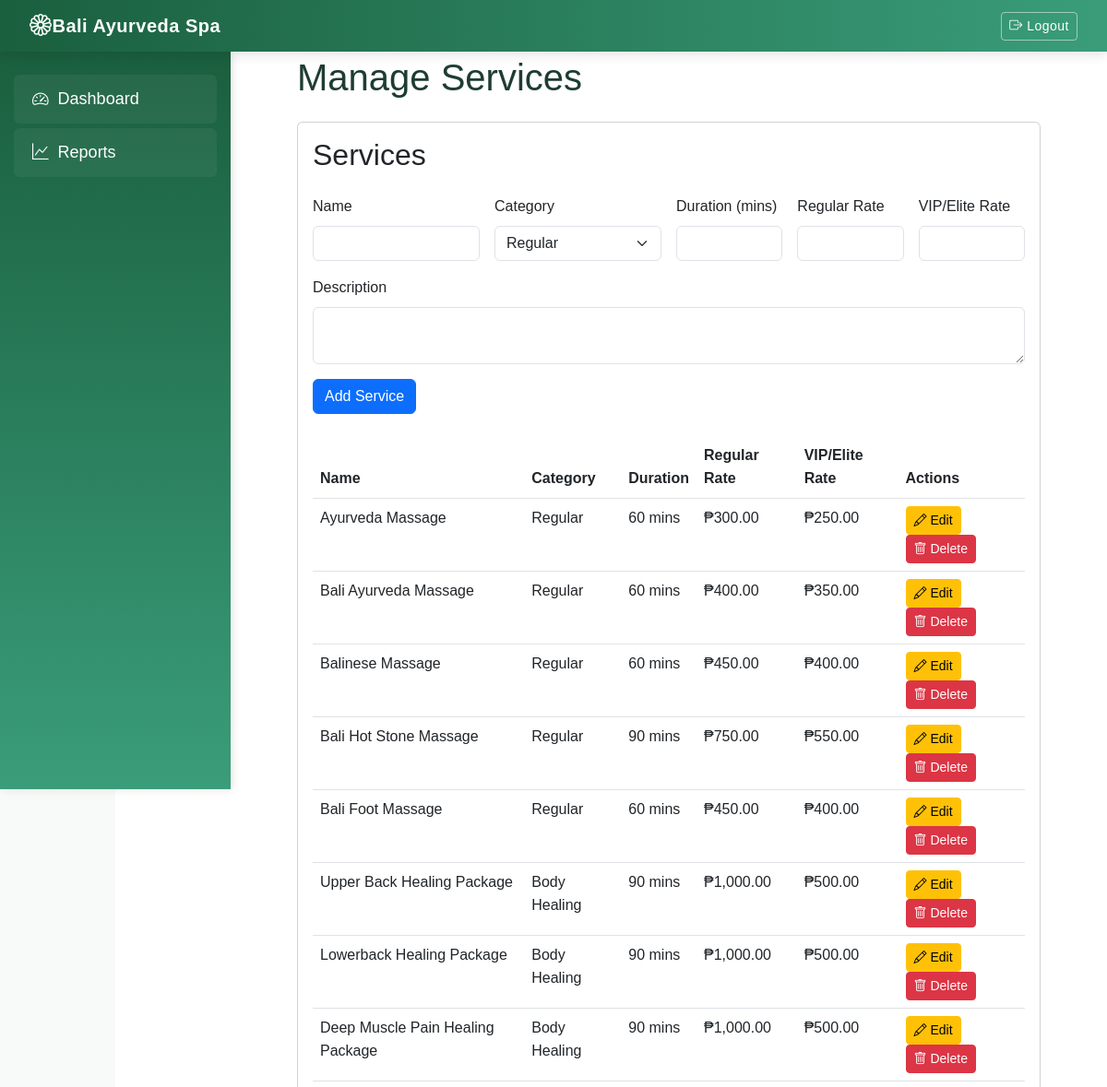
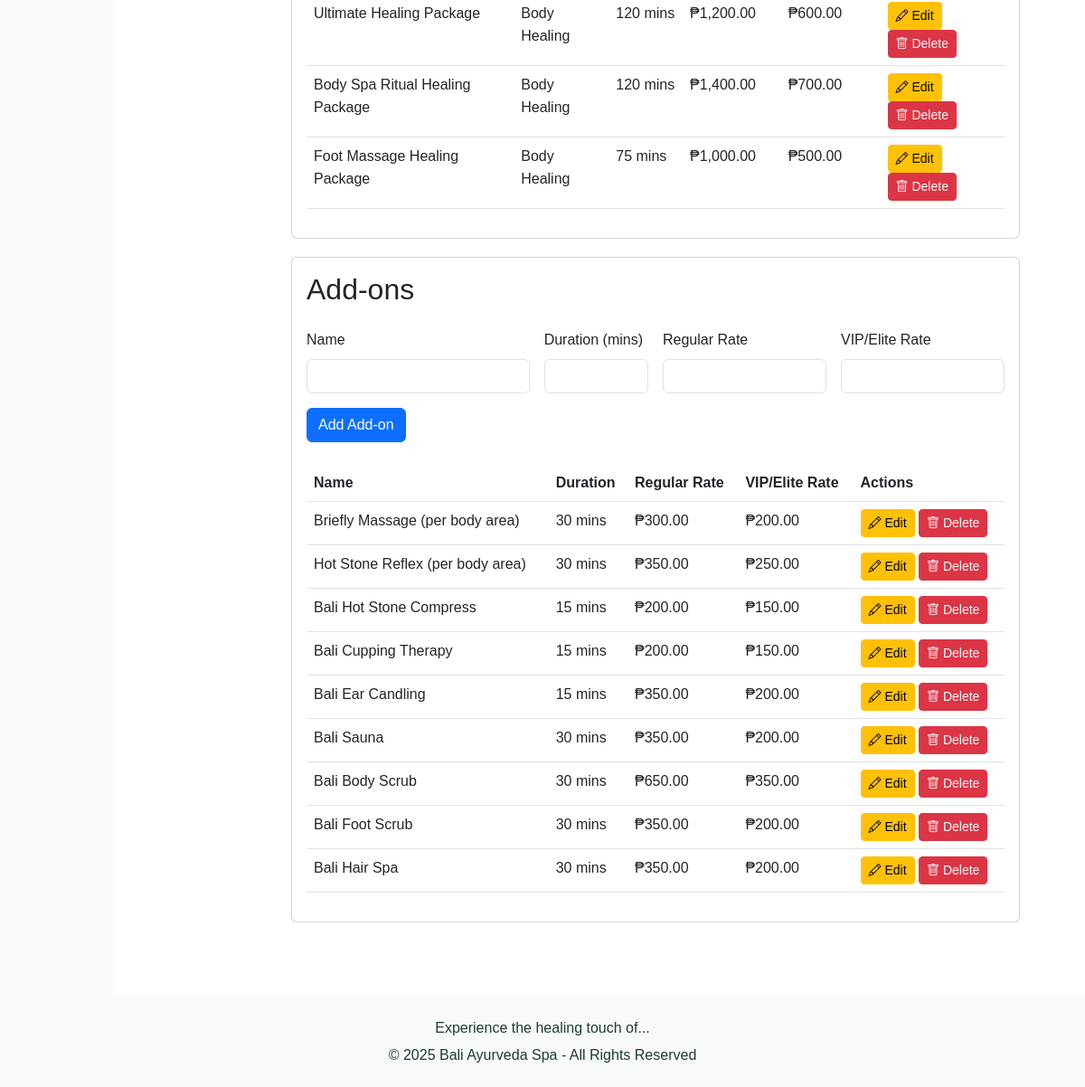
The page /admin/manage_services.php (signed in) on the database its author committed (2 pictures, top to bottom).
### tables this page shows
CREATE TABLE `services` (
  `id` int(11) NOT NULL AUTO_INCREMENT,
  `name` varchar(100) NOT NULL,
  `description` text DEFAULT NULL,
  `regular_rate` decimal(10,2) NOT NULL,
  `vip_elite_rate` decimal(10,2) NOT NULL,
  `duration` int(11) DEFAULT NULL COMMENT 'Duration in minutes',
  `category` enum('Regular','Body Healing') NOT NULL DEFAULT 'Regular',
  `is_active` tinyint(1) NOT NULL DEFAULT 1,
  PRIMARY KEY (`id`)
);

CREATE TABLE `addons` (
  `id` int(11) NOT NULL AUTO_INCREMENT,
  `name` varchar(100) NOT NULL,
  `regular_rate` decimal(10,2) NOT NULL,
  `vip_elite_rate` decimal(10,2) NOT NULL,
  `duration` int(11) NOT NULL COMMENT 'Duration in minutes',
  `is_active` tinyint(1) NOT NULL DEFAULT 1,
  PRIMARY KEY (`id`)
);

### admin/manage_services.php (the view, shortened to what this page needs)
<?php
require '../includes/db.php';
$services = $conn->query("SELECT * FROM services")->fetch_all(MYSQLI_ASSOC);
$addons = $conn->query("SELECT * FROM addons")->fetch_all(MYSQLI_ASSOC);
?>
<!DOCTYPE html>
<html lang="en">
<head>
    <link href="https://cdn.jsdelivr.net/npm/bootstrap@5.3.0-alpha1/dist/css/bootstrap.min.css" rel="stylesheet">
    <link href="https://cdn.jsdelivr.net/npm/bootstrap-icons@1.8.1/font/bootstrap-icons.css" rel="stylesheet">
</head>
<body>
    <?php include '../includes/header.php'; ?>
    <div class="main-content">
        <div class="container-fluid">
            <h1 class="mb-4">Manage Services</h1>
            <div class="card form-section">
                <div class="card-body">
                    <h2 class="mb-4">Services</h2>
                    <form id="addServiceForm" class="mb-4">
                        <div class="row g-3">
                            <div class="col-md-3">
                                <label class="form-label">Name</label>
                                <input type="text" name="name" class="form-control" required>
                            </div>
                            <div class="col-md-3">
                                <label class="form-label">Category</label>
                                <select name="category" class="form-select" required>
                                    <option value="Regular">Regular</option>
                                </select>
                            </div>
                            <div class="col-md-2">
                                <label class="form-label">Duration (mins)</label>
                                <input type="number" name="duration" class="form-control" required>
                            </div>
                            <div class="col-md-2">
                                <label class="form-label">Regular Rate</label>
                                <input type="number" step="0.01" name="regular_rate" class="form-control" required>
                            </div>
                            <div class="col-md-2">
                                <label class="form-label">VIP/Elite Rate</label>
                                <input type="number" step="0.01" name="vip_elite_rate" class="form-control" required>
                            </div>
                            <div class="col-md-12">
                                <label class="form-label">Description</label>
                                <textarea name="description" class="form-control" rows="2"></textarea>
                            </div>
                            <div class="col-md-12">
                                <button type="submit" class="btn btn-primary">Add Service</button>
                            </div>
                        </div>
                    </form>
                    <div class="table-responsive">
                        <table class="table table-hover">
                            <thead>
                                <tr>
                                    <th>Name</th>
                                    <th>Category</th>
                                    <th>Duration</th>
                                    <th>Regular Rate</th>
                                    <th>VIP/Elite Rate</th>
                                    <th>Actions</th>
                                </tr>
                            </thead>
                            <tbody>
                                <?php foreach ($services as $service): ?>
                                <tr>
                                    <td><?= htmlspecialchars($service['name']) ?></td>
                                    <td><?= htmlspecialchars($service['category']) ?></td>
                                    <td><?= htmlspecialchars($service['duration']) ?> mins</td>
                                    <td>₱<?= number_format($service['regular_rate'], 2) ?></td>
                                    <td>₱<?= number_format($service['vip_elite_rate'], 2) ?></td>
                                    <td>
                                        <button class="btn btn-sm btn-warning edit-service"
                                            data-id="<?= $service['id'] ?>"
                                            data-name="<?= htmlspecialchars($service['name']) ?>"
                                            data-category="<?= htmlspecialchars($service['category']) ?>"
                                            data-duration="<?= htmlspecialchars($service['duration']) ?>"
                                            data-regular_rate="<?= htmlspecialchars($service['regular_rate']) ?>"
                                            data-vip_elite_rate="<?= htmlspecialchars($service['vip_elite_rate']) ?>"
                                            data-description="<?= htmlspecialchars($service['description']) ?>">
                                            <i class="bi bi-pencil"></i> Edit
                                        </button>
                                        <button class="btn btn-sm btn-danger delete-item"
                                            data-table="services"
                                            data-id="<?= $service['id'] ?>">
                                            <i class="bi bi-trash"></i> Delete
                                        </button>
                                    </td>
                                </tr>
                                <?php endforeach; ?>
                            </tbody>
                        </table>
                    </div>
                </div>
            </div>
            <div class="card form-section">
                <div class="card-body">
                    <h2 class="mb-4">Add-ons</h2>
                    <form id="addAddonForm" class="mb-4">
                        <div class="row g-3">
                            <div class="col-md-4">
                                <label class="form-label">Name</label>
                                <input type="text" name="name" class="form-control" required>
                            </div>
                            <div class="col-md-2">
                                <label class="form-label">Duration (mins)</label>
                                <input type="number" name="duration" class="form-control" required>
                            </div>
                            <div class="col-md-3">
                                <label class="form-label">Regular Rate</label>
                                <input type="number" step="0.01" name="regular_rate" class="form-control" required>
                            </div>
                            <div class="col-md-3">
                                <label class="form-label">VIP/Elite Rate</label>
                                <input type="number" step="0.01" name="vip_elite_rate" class="form-control" required>
                            </div>
                            <div class="col-md-12">
                                <button type="submit" class="btn btn-primary">Add Add-on</button>
                            </div>
                        </div>
                    </form>
                    <div class="table-responsive">
                        <table class="table table-hover">
                            <thead>
                                <tr>
                                    <th>Name</th>
                                    <th>Duration</th>
                                    <th>Regular Rate</th>
                                    <th>VIP/Elite Rate</th>
                                    <th>Actions</th>
                                </tr>
                            </thead>
                            <tbody>
                                <?php foreach ($addons as $addon): ?>
                                <tr>
                                    <td><?= htmlspecialchars($addon['name']) ?></td>
                                    <td><?= htmlspecialchars($addon['duration']) ?> mins</td>
                                    <td>₱<?= number_format($addon['regular_rate'], 2) ?></td>
                                    <td>₱<?= number_format($addon['vip_elite_rate'], 2) ?></td>
                                    <td>
                                        <button class="btn btn-sm btn-warning edit-addon"
                                            data-id="<?= $addon['id'] ?>"
                                            data-name="<?= htmlspecialchars($addon['name']) ?>"
                                            data-duration="<?= htmlspecialchars($addon['duration']) ?>"
                                            data-regular_rate="<?= htmlspecialchars($addon['regular_rate']) ?>"
                                            data-vip_elite_rate="<?= htmlspecialchars($addon['vip_elite_rate']) ?>">
                                            <i class="bi bi-pencil"></i> Edit
                                        </button>
                                        <button class="btn btn-sm btn-danger delete-item"
                                            data-table="addons"
                                            data-id="<?= $addon['id'] ?>">
                                            <i class="bi bi-trash"></i> Delete
                                        </button>
                                    </td>
                                </tr>
                                <?php endforeach; ?>
                            </tbody>
                        </table>
                    </div>
                </div>
            </div>
        </div>
    </div>
</body>
</html>
<?php include '../includes/footer.php'; ?>

### assets/css/sidebar.css (style rules this page uses)
body { display: flex; }
.main-content { margin-left: 250px; padding: 20px; width: 100%; }
.card { margin-bottom: 20px; }

### admin/manage_services.php (style rules this page uses)
.table-responsive { margin-top: 20px; overflow-x: auto; }
.card { margin-bottom: 20px; }
.form-section { margin-bottom: 30px; }

### includes/header.php (style rules this page uses)
:root { --primary-white: #ffffff; --secondary-green: #1a5f3e; --accent-green: #3a9d7a; --light-green: #e8f5e9; --dark-text: #1e3d31; --medium-gray: #e0e0e0; --light-gray: #f8faf9; --deep-forest: #0d3b22; --mint-cream: #f0f7f4; --spa-teal: #4caf93; --sage-green: #8ba888; --gradient-start: #1a5f3e; --gradient-end: #3a9d7a; }
body { background-color: var(--light-gray); font-family: 'Poppins', sans-serif; color: var(--dark-text); line-height: 1.6; display: flex; flex-direction: column; min-height: 100vh; margin: 0; padding: 0; }
.main-content { max-width: calc(100% - 125px); margin-left: 125px; margin-right: auto; padding: 30px; background-color: var(--primary-white); min-height: calc(100vh - 56px); box-sizing: border-box; }

### rows shown on the page
services: name "Ayurveda Massage", category "Regular", duration "60", regular_rate "300.00", vip_elite_rate "250.00"
services: name "Bali Ayurveda Massage", category "Regular", duration "60", regular_rate "400.00", vip_elite_rate "350.00"
services: name "Balinese Massage", category "Regular", duration "60", regular_rate "450.00", vip_elite_rate "400.00"
services: name "Bali Hot Stone Massage", category "Regular", duration "90", regular_rate "750.00", vip_elite_rate "550.00"
services: name "Bali Foot Massage", category "Regular", duration "60", regular_rate "450.00", vip_elite_rate "400.00"
services: name "Upper Back Healing Package", category "Body Healing", duration "90", regular_rate "1,000.00", vip_elite_rate "500.00"
services: name "Lowerback Healing Package", category "Body Healing", duration "90", regular_rate "1,000.00", vip_elite_rate "500.00"
services: name "Deep Muscle Pain Healing Package", category "Body Healing", duration "90", regular_rate "1,000.00", vip_elite_rate "500.00"
services: name "Ultimate Healing Package", category "Body Healing", duration "120", regular_rate "1,200.00", vip_elite_rate "600.00"
services: name "Body Spa Ritual Healing Package", category "Body Healing", duration "120", regular_rate "1,400.00", vip_elite_rate "700.00"
services: name "Foot Massage Healing Package", category "Body Healing", duration "75", regular_rate "1,000.00", vip_elite_rate "500.00"
addons: name "Briefly Massage (per body area)", duration "30", regular_rate "300.00", vip_elite_rate "200.00"
addons: name "Hot Stone Reflex (per body area)", duration "30", regular_rate "350.00", vip_elite_rate "250.00"
addons: name "Bali Hot Stone Compress", duration "15", regular_rate "200.00", vip_elite_rate "150.00"
addons: name "Bali Cupping Therapy", duration "15", regular_rate "200.00", vip_elite_rate "150.00"
addons: name "Bali Ear Candling", duration "15", regular_rate "350.00", vip_elite_rate "200.00"
addons: name "Bali Sauna", duration "30", regular_rate "350.00", vip_elite_rate "200.00"
addons: name "Bali Body Scrub", duration "30", regular_rate "650.00", vip_elite_rate "350.00"
addons: name "Bali Foot Scrub", duration "30", regular_rate "350.00", vip_elite_rate "200.00"
addons: name "Bali Hair Spa", duration "30", regular_rate "350.00", vip_elite_rate "200.00"
